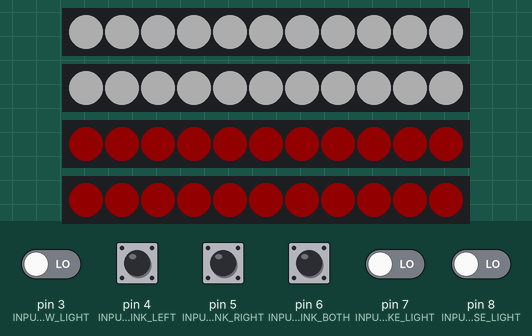
The sketch below on a simulated Arduino Uno, built with avr-gcc and run on an emulated ATmega328P. Shown: 4 × 11 RGB LEDs in strip order, left to right. Inputs (shaded band) come from the test bench; at power-on: pin 3 (INPUT_LOW_LIGHT), pin 4 (INPUT_BLINK_LEFT), pin 5 (INPUT_BLINK_RIGHT), pin 6 (INPUT_BLINK_BOTH), pin 7 (INPUT_BRAKE_LIGHT), pin 8 (INPUT_REVERSE_LIGHT) LOW. Dim RGB values are drawn brighter than linear.

Above: at 1.2 s.
1.3 s: pin 4 (INPUT_BLINK_LEFT) pulled HIGH for 1 s
At 1.53 s:
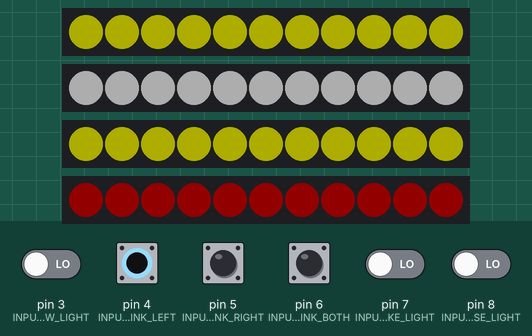
3.8 s: pin 5 (INPUT_BLINK_RIGHT) pulled HIGH for 0.15 s
At 3.87 s:
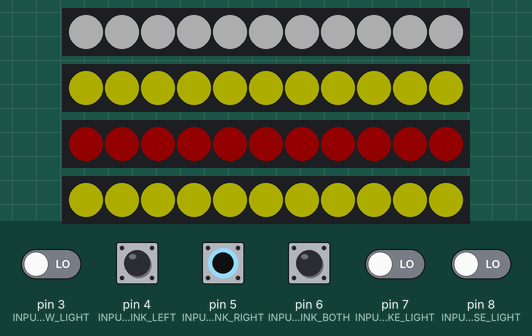
5.4 s: pin 6 (INPUT_BLINK_BOTH) pulled HIGH for 0.15 s
At 5.47 s:
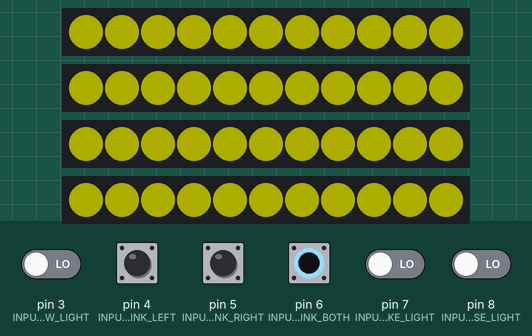
7.0 s: pin 8 (INPUT_REVERSE_LIGHT) driven HIGH
At 7.5 s:
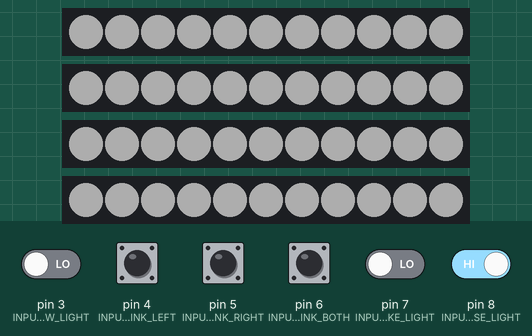
8.5 s: pin 4 (INPUT_BLINK_LEFT) pulled HIGH for 0.15 s
At 8.57 s:
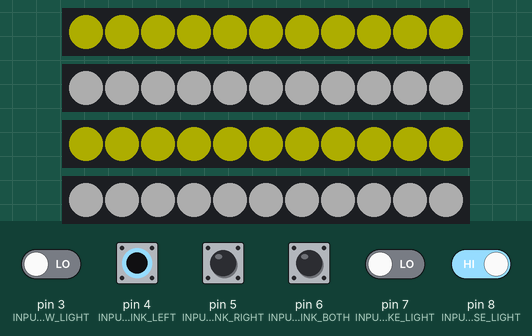
10.1 s: pin 5 (INPUT_BLINK_RIGHT) pulled HIGH for 1 s
At 10.32 s:
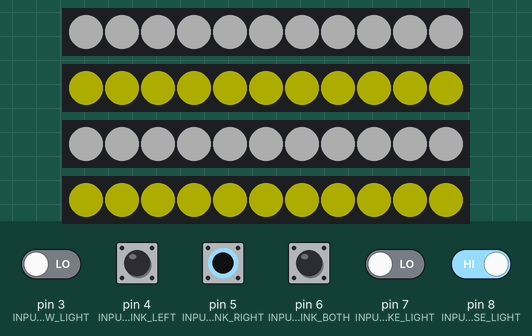
Timing chart, 0 to 13.1 s (numbered marks = the images above; inputs shaded):
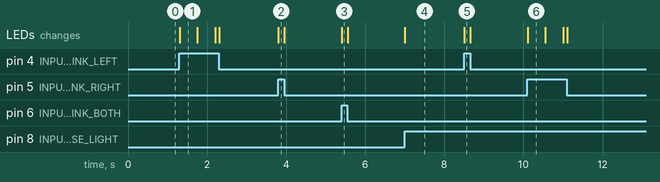

Measured:
- after the input at 1.3 s, the LEDs: change at once (image 1)
- after the input at 3.8 s, the LEDs: change at once (image 2)
- after the input at 5.4 s, the LEDs: change at once (image 3)
- after the input at 7.0 s, the LEDs: change at once (image 4)
- after the input at 8.5 s, the LEDs: change at once (image 5)
- after the input at 10.1 s, the LEDs: change at once (image 6)
- what the display in image 1 shows lasts 0.5 s, from 1.3 s to 1.8 s

The sketch:

BuggyLights.ino
```cpp
//IMPORTS
//#include <BuggyLights_Functions.ino>
#include <FastLED.h>

//PIN_OUTPUT
#define PIN_FRONT_LEFT 12
#define PIN_FRONT_RIGHT 11
#define PIN_REAR_LEFT 10
#define PIN_REAR_RIGHT 9

#define PIN_LOW_LIGHT A1

//PIN_INPUT
#define INPUT_DAY_LIGHT 2
#define INPUT_LOW_LIGHT 3
//#define INPUT_HIGH_LIGHT A3
#define INPUT_BLINK_LEFT 4
#define INPUT_BLINK_RIGHT 5
#define INPUT_BLINK_BOTH 6
#define INPUT_BRAKE_LIGHT 7
#define INPUT_REVERSE_LIGHT 8

//BLINKERS
#define BLINK_DELAY 450 // - blinker interval delay
#define BLINK_TIMER_NAME "BLINK"
#define BLINK_TIMER_SHUT "DONT"
#define BLINK_NONE 0
#define BLINK_LEFT 1
#define BLINK_RIGHT 2
#define BLINK_BOTH 3

//CLK AND TIMER
#define TIMER_LIST_SIZE 5 // - number of individual timer slots
String timerNames[TIMER_LIST_SIZE];
long timerMillis[TIMER_LIST_SIZE];

//COLLORS DEFAULT
#define LIGHT_BRIGHTNESS 50 // - general light brightness
CRGB c_blink = CRGB(255,255,0); // - blinker color
CRGB c_break = CRGB(255,0,0); // - break light color
CRGB c_break_low = CRGB(100,0,0); // - rear light color
CRGB c_daylight = CRGB(255,255,255); // - daylight color
CRGB c_reverse = CRGB(255,255,255); // - reverse light color

//ARRAY_RGB_DEFAULT
#define REAR_SIZE 11 // - number of leds on each rear light
CRGB rear_left[REAR_SIZE];
CRGB rear_right[REAR_SIZE];
#define FRONT_SIZE 11 // - number of leds on each front light
CRGB front_left[FRONT_SIZE];
CRGB front_right[FRONT_SIZE];

//COLLORS ALTERNATIVE
CRGB c_cop_red = CRGB(255,0,0); // - cop light red
CRGB c_cop_blue = CRGB(0,0,255); // - cop light blue

//ARRAY_RGB_ALTERNATIVE
CRGB all_cop[] = {CRGB(255,0,0),CRGB(0,0,0),CRGB(255,0,0),CRGB(0,0,0),CRGB(255,0,0),CRGB(0,0,0),CRGB(255,0,0),CRGB(0,0,0),
                  CRGB(0,0,255),CRGB(0,0,0),CRGB(0,0,255),CRGB(0,0,0),CRGB(0,0,255),CRGB(0,0,0),CRGB(0,0,255),CRGB(0,0,0)};
                  // - cop light sequence
byte all_cops_pos = 0;
#define ALL_COPS_SIZE 16 // - cop light sequence size
#define ALL_COPS_DELAY 55 // - cop light interval delay
#define COP_DELAY "COP"

//DEBUG
#define DEBUG_ENABLED 1 // - 1 = enable
#define DEV_MODE 0 // - 1 = enable

//GLOBAL_VARS
byte blinkStatus = 0;
/* 0 - Disabled
   1 - left
   2 - right
   3 - both
*/
bool u_dayLight = false;
CRGB u_rearSet = c_break_low;
bool u_lowLight = false;
bool u_lowLightSwitch = false;

void setup() {

  //no inputs on dev mode
  if(DEV_MODE == 1) {
    //pinMode
    pinMode(INPUT_DAY_LIGHT, INPUT_PULLUP);
    pinMode(INPUT_LOW_LIGHT, INPUT_PULLUP);
    //pinMode(INPUT_HIGH_LIGHT, INPUT);
    pinMode(INPUT_BLINK_LEFT, INPUT_PULLUP);
    pinMode(INPUT_BLINK_RIGHT, INPUT_PULLUP);
    pinMode(INPUT_BLINK_BOTH, INPUT_PULLUP);
    pinMode(INPUT_BRAKE_LIGHT, INPUT_PULLUP);
    pinMode(INPUT_REVERSE_LIGHT, INPUT_PULLUP);

    pinMode(PIN_LOW_LIGHT, OUTPUT);
  }
  //Set led things
  FastLED.addLeds<WS2812, PIN_FRONT_LEFT, GRB>(front_left, FRONT_SIZE);
  FastLED.addLeds<WS2812, PIN_FRONT_RIGHT, GRB>(front_right, FRONT_SIZE);
  FastLED.addLeds<WS2812, PIN_REAR_LEFT, GRB>(rear_left, REAR_SIZE);
  FastLED.addLeds<WS2812, PIN_REAR_RIGHT, GRB>(rear_right, REAR_SIZE);

  FastLED.setBrightness(LIGHT_BRIGHTNESS);

  //DEBUG
  if (DEBUG_ENABLED == 1) {
    Serial.begin(9600);
  }

  //take the trash out
  for(int i = 0; i < REAR_SIZE; i++){
    rear_left[i] = CRGB(0,0,0);
    rear_right[i] = CRGB(0,0,0);
  }
  for(int i = 0; i < FRONT_SIZE; i++){
    front_left[i] = CRGB(0,0,0);
    front_right[i] = CRGB(0,0,0);
  }

  FastLED.clear(true);
  FastLED.show();
}

void loop() {

  if(DEV_MODE == 0){
    //NORMAL OPERATION
    byte _blink = getBlinkerInput();
    blinker(_blink);
    rearLights();
    dayLightAndBreak();
    toggleLights();
  } else {
    //CUSTOM DEV OPERATIONS
    copMode();
  }
  FastLED.show();
}

//FUNCTIONS
//LOW_LIGHT_TOGGLE
void toggleLights(){
  bool _switch = pullUpReader(INPUT_LOW_LIGHT);
  if(_switch && !u_lowLightSwitch){
    Serial.println("LL-CHANGE");
    if(u_lowLight){
      u_lowLight = false;
      digitalWrite(PIN_LOW_LIGHT,HIGH);
      Serial.println("HIGH");
    } else {
      u_lowLight = true;
      digitalWrite(PIN_LOW_LIGHT,LOW);
      Serial.println("LOW");
    }
  }
  u_lowLightSwitch = _switch;
}
//REVERSE_LIGHTS
void rearLights(){
  if(pullUpReader(INPUT_REVERSE_LIGHT)){
    u_rearSet = c_reverse;
    return;
  }
  if(pullUpReader(INPUT_BRAKE_LIGHT)){
    u_rearSet = c_break;
    return;
  }
  u_rearSet = c_break_low;
  return;
}
//BRAKE_LIGHTS
void dayLightAndBreak() {

  //bool _lowLight = pullUpReader(INPUT_LOW_LIGHT);

  if(!(awaits(BLINK_TIMER_SHUT) && (blinkStatus == BLINK_BOTH || blinkStatus == BLINK_RIGHT))){
    if (u_dayLight) {
      arrayFullChange(front_right, FRONT_SIZE, c_daylight);
      arrayFullChange(rear_right, REAR_SIZE, u_rearSet);
    } else {
      arrayFullChange(front_right, FRONT_SIZE, c_daylight);
      arrayFullChange(rear_right, REAR_SIZE, u_rearSet);
    }
  }
  if(!(awaits(BLINK_TIMER_SHUT) && (blinkStatus == BLINK_BOTH || blinkStatus == BLINK_LEFT))){
    if (u_dayLight) {
      arrayFullChange(front_left, FRONT_SIZE, c_daylight);
      arrayFullChange(rear_left, REAR_SIZE, u_rearSet);
    } else {
      arrayFullChange(front_left, FRONT_SIZE, c_daylight);
      arrayFullChange(rear_left, REAR_SIZE, u_rearSet);
    }
  }
  //analogPinRead(INPUT_BRAKE_LIGHT);
}
//PIN_READERS
bool analogPinRead(int _pin) {
  if (analogRead(_pin) > 450) {
    return true;
  }
  return false;
}
bool pullUpReader(int _pin) {
  if(!digitalRead(_pin)) {
    return false;
  }
  return true;
}
//BLINKER
byte getBlinkerInput() {
  bool _both = (bool)pullUpReader(INPUT_BLINK_BOTH);
  if (_both) {
    return BLINK_BOTH;
  }
  bool _left = (bool)pullUpReader(INPUT_BLINK_LEFT);
  bool _right = (bool)pullUpReader(INPUT_BLINK_RIGHT);
  if (_left && _right) {
    return BLINK_BOTH;
  }
  if (_left) {
    return BLINK_LEFT;
  }
  if (_right) {
    return BLINK_RIGHT;
  }
  return BLINK_NONE;
}
bool blinker(byte _mode) {
  /* 0 - Disabled
     1 - left
     2 - right
     3 - both
  */
  if (_mode != blinkStatus) {
    if (!(awaits(BLINK_TIMER_SHUT) || awaits(BLINK_TIMER_NAME))) {
      timer(0, BLINK_TIMER_NAME);
    }
  }
  blinkStatus = _mode;
  if (clk(BLINK_TIMER_NAME)) {
    timer(BLINK_DELAY, BLINK_TIMER_SHUT);
    switch (_mode) {
      case BLINK_LEFT:
        arrayFullChange(front_left, FRONT_SIZE, c_blink);
        arrayFullChange(rear_left, REAR_SIZE, c_blink);
        break;
      case BLINK_RIGHT:
        arrayFullChange(front_right, FRONT_SIZE, c_blink);
        arrayFullChange(rear_right, REAR_SIZE, c_blink);
        break;
      case BLINK_BOTH:
        arrayFullChange(front_left, FRONT_SIZE, c_blink);
        arrayFullChange(front_right, FRONT_SIZE, c_blink);
        arrayFullChange(rear_left, REAR_SIZE, c_blink);
        arrayFullChange(rear_right, REAR_SIZE, c_blink);
        break;
      default:
        break;
    }
  }
  if (clk(BLINK_TIMER_SHUT)) {
    if (_mode != BLINK_NONE) {
      timer(BLINK_DELAY, BLINK_TIMER_NAME);
    }
  }
}
//END OF BLINKER
//COP MODE
void copMode(){
  if(clk(COP_DELAY)){
    timer(ALL_COPS_DELAY,COP_DELAY);
    all_cops_pos++;
    if(all_cops_pos >= ALL_COPS_SIZE){
      all_cops_pos = 0;
    }
    CRGB _color = all_cop[all_cops_pos];
    arrayFullChange(front_left, FRONT_SIZE, _color);
    arrayFullChange(front_right, FRONT_SIZE, _color);
    arrayFullChange(rear_left, REAR_SIZE, _color);
    arrayFullChange(rear_right, REAR_SIZE, _color);
  }
  if(!awaits(COP_DELAY)){
    timer(ALL_COPS_DELAY,COP_DELAY);
  }
}
//END COP MODE
//CLK AND TIMER
bool clk(String _clk) {
  int index = -1;
  for (byte i = 0; i < TIMER_LIST_SIZE; i = i + 1) {
    if (timerNames[i].equals(_clk)) {
      index = i;
      break;
    }
  }
  if (index == -1) {
    return false;
  }
  unsigned long currentMillis = millis();
  if (currentMillis >= timerMillis[index]) {
    timerNames[index] = "";
    timerMillis[index] = 0;
    return true;
  }
  return false;
}
bool timer(unsigned long _timer, String _name) {
  for (byte i = 0; i < TIMER_LIST_SIZE; i = i + 1) {
    if (timerNames[i].equals("")) {
      timerNames[i] = _name;
      timerMillis[i] = millis() + _timer;
      return true;
    }
  }
  return false;
}
bool awaits(String _clk) {
  for (byte i = 0; i < TIMER_LIST_SIZE; i = i + 1) {
    if (timerNames[i].equals(_clk)) {
      return true;
    }
  }
  return false;
}
bool removeClk(String _clk) {
  for (byte i = 0; i < TIMER_LIST_SIZE; i = i + 1) {
    if (timerNames[i].equals(_clk)) {
      timerNames[i] = "";
      timerMillis[i] = 0;
      return true;
    }
  }
  return false;
}
//END OF CLK AND TIMER
//ARRAY FUNCTIONS
void arrayFullChange(CRGB _array[],int _size, CRGB _color){
  //int _size = sizeof(_array);
  for(int i = 0; i < _size; i++){
    _array[i] = _color;
  }
}
//END OF ARRAY FUNCTIONS
```
